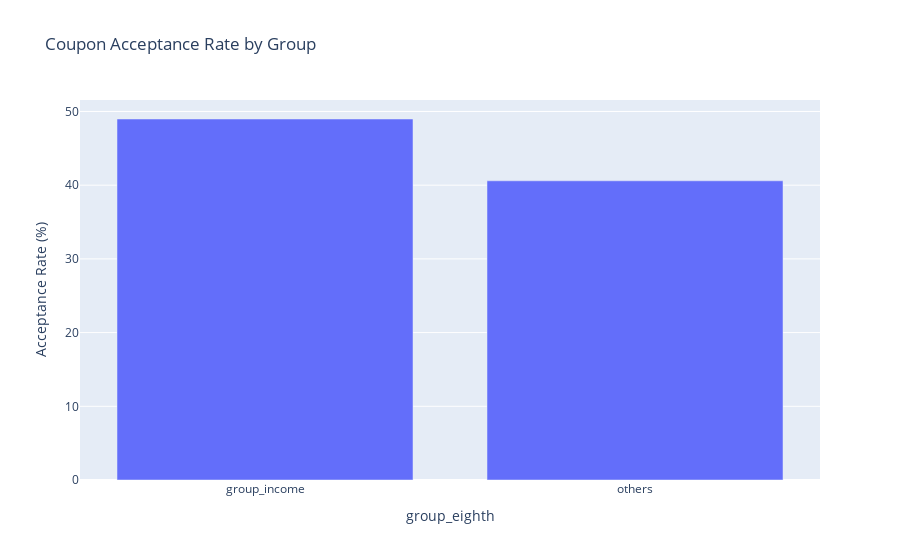

Notebook source saved alongside this figure:
### Code cell
#go to cheap restaurants more than 4 times a month and income is less than 50K
#create filtered dataset
filtered_df_income= bar_coupons_df[(bar_coupons_df['RestaurantLessThan20'].isin([cheap_restaurant])) & (bar_coupons_df['income'].isin([Income_less]))]
#create new column
def label_Binary(row):
    if(row ['RestaurantLessThan20'] in cheap_restaurant) and\
    (row['income']in Income_less):
        return 'group_income'
    else:
        return 'others'

#apply to full dataframe

bar_coupons_df['group_eighth']= bar_coupons_df.apply(label_Binary, axis=1)

# Count total and accepted

group_counts = bar_coupons_df.groupby('group_eighth')['Y'].agg(['count', 'sum']).reset_index()
group_counts['acceptance_rate'] = group_counts['sum'] / group_counts['count'] * 100

print(group_counts)

#plot the results

fig = px.bar(group_counts, 
             x='group_eighth', 
             y='acceptance_rate',
             title='Coupon Acceptance Rate by Group',
             labels={'acceptance_rate': 'Acceptance Rate (%)'})
fig.show()

### Figure 1 — Plotly figure (JSON) as saved in the notebook; plotly's stock layout.template omitted (floating-point values rounded to 4 significant figures)
{"data": [{"alignmentgroup": "True", "hovertemplate": "group_eighth=%{x}<br>Acceptance Rate (%)=%{y}<extra></extra>", "legendgroup": "", "marker": {"color": "#636efa", "pattern": {"shape": ""}}, "name": "", "offsetgroup": "", "orientation": "v", "showlegend": false, "textposition": "auto", "type": "bar", "x": ["group_income", "others"], "xaxis": "x", "y": [48.98, 40.59], "yaxis": "y"}], "layout": {"barmode": "relative", "legend": {"tracegroupgap": 0}, "title": {"text": "Coupon Acceptance Rate by Group"}, "xaxis": {"anchor": "y", "domain": [0, 1], "title": {"text": "group_eighth"}}, "yaxis": {"anchor": "x", "domain": [0, 1], "title": {"text": "Acceptance Rate (%)"}}}}
